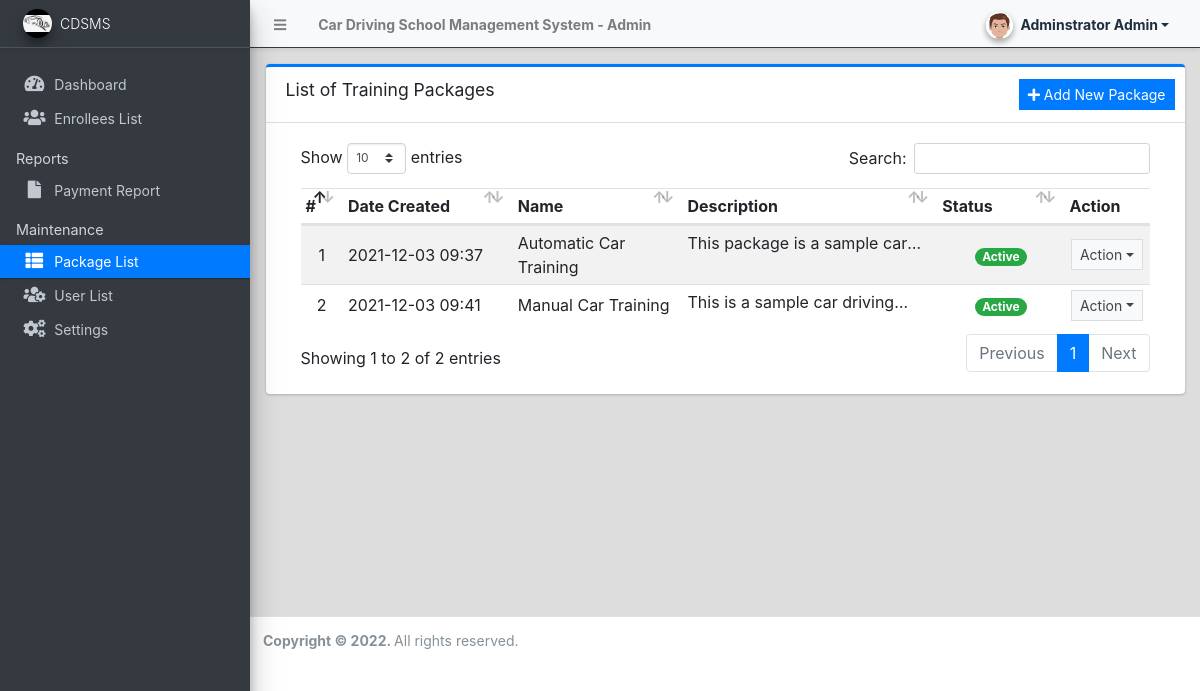
/admin/?page=packages (signed in), run on the app's committed database.
### tables this page shows
CREATE TABLE `package_list` (
  `id` int(11) NOT NULL,
  `name` text NOT NULL,
  `description` text NOT NULL,
  `training_duration` varchar(100) NOT NULL,
  `cost` float NOT NULL DEFAULT 0,
  `status` tinyint(1) NOT NULL DEFAULT 1,
  `date_created` datetime NOT NULL DEFAULT current_timestamp()
);

### admin/packages/index.php (the view, shortened to what this page needs)
<div class="card card-outline card-primary">
	<div class="card-header">
		<h3 class="card-title">List of Training Packages</h3>
		<div class="card-tools">
			<a href="javascript:void(0)" id="create_new" class="btn btn-flat btn-sm btn-primary"><span class="fas fa-plus"></span>  Add New Package</a>
		</div>
	</div>
	<div class="card-body">
		<div class="container-fluid">
        <div class="container-fluid">
			<table class="table table-hover table-striped">
				<colgroup>
					<col width="5%">
					<col width="20%">
					<col width="20%">
					<col width="30%">
					<col width="15%">
					<col width="10%">
				</colgroup>
				<thead>
					<tr>
						<th>#</th>
						<th>Date Created</th>
						<th>Name</th>
						<th>Description</th>
						<th>Status</th>
						<th>Action</th>
					</tr>
				</thead>
				<tbody>
					<?php
						$i = 1;
						$qry = $conn->query("SELECT * from `package_list`order by `name` asc ");
						while($row = $qry->fetch_assoc()):
					?>
						<tr>
							<td class="text-center"><?php echo $i++; ?></td>
							<td class=""><?php echo date("Y-m-d H:i",strtotime($row['date_created'])) ?></td>
							<td><?php echo ucwords($row['name']) ?></td>
							<td class="truncate-1"><?php echo $row['description'] ?></td>
							<td class="text-center">
                                <?php
                                    switch($row['status']){
                                        case '1':
                                            echo "<span class='badge badge-success badge-pill'>Active</span>";
                                            break;
                                    }
                                ?>
                            </td>
							<td align="center">
								 <button type="button" class="btn btn-flat btn-default btn-sm dropdown-toggle dropdown-icon" data-toggle="dropdown">
				                  		Action
				                  </button>
							</td>
						</tr>
					<?php endwhile; ?>
				</tbody>
			</table>
		</div>
		</div>
	</div>
</div>

### data on the page
package_list: date_created "2021-12-03 09:37", name "Automatic Car Training", description "This package is a sample…", status "Active"
package_list: date_created "2021-12-03 09:41", name "Manual Car Training", description "This is a sample car…", status "Active"

### other printed values
$_settings->info('name') "Car Driving School Management System"
$_settings->userdata('firstname').' '.$_settings->userdata('lastname') "Adminstrator Admin"
$_settings->info('short_name') "CDSMS"
